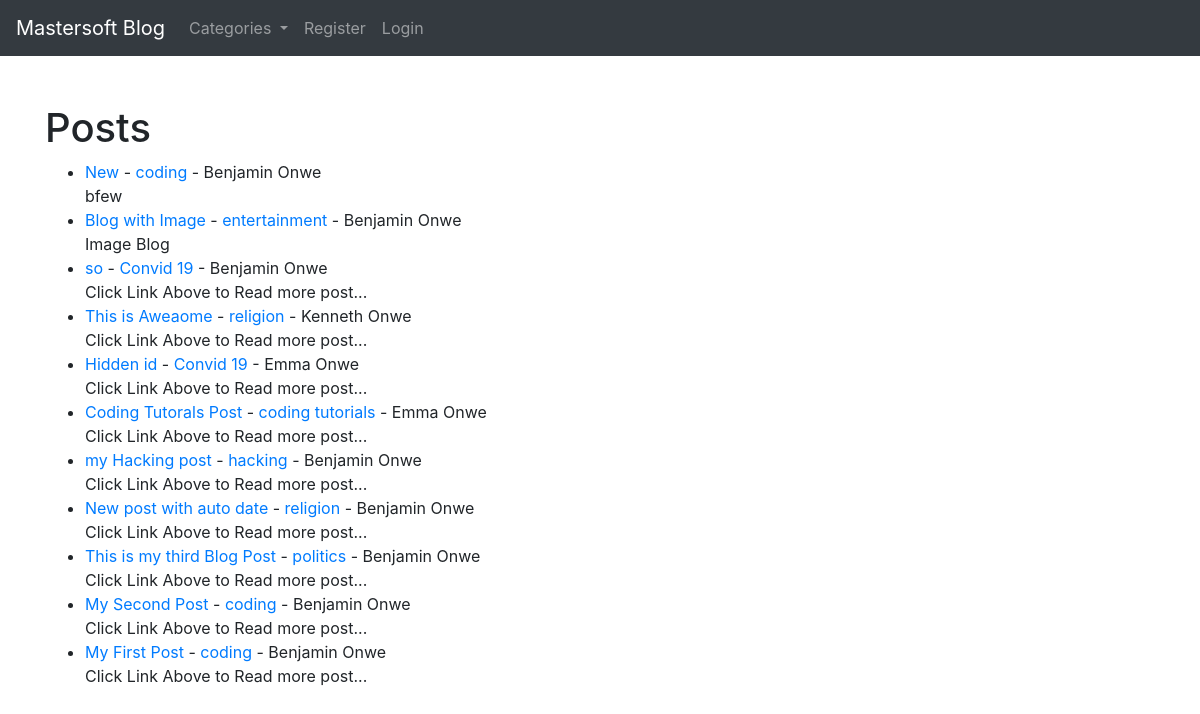
The page / on the database its author committed.
### theblog/models.py (models this page shows, shortened)
class Post(models.Model):
	title = models.CharField(max_length=255)
	header_image = models.ImageField(default='default.jpg', upload_to=settings.MEDIA_ROOT)
	title_tag = models.CharField(max_length=255)
	author = models.ForeignKey(User, on_delete=models.CASCADE)
	body = RichTextField(blank=True, null=True)
	post_date = models.DateField(auto_now_add=True)
	category = models.CharField(max_length=255, default='coding')
	snippet = models.CharField(max_length=255 )
	likes = models.ManyToManyField(User, related_name='blog_posts')

### theblog/views.py (the view)
# urls.py: path('', HomeView.as_view(), name="home"),
class HomeView(ListView):
	model = Post
	template_name = "theblog/home.html"
	ordering = ['-post_date','-id']
	def get_context_data(self, *args, **kwargs):
		cat_menu = Category.objects.all()
		context = super(HomeView, self).get_context_data(*args, **kwargs)
		context["cat_menu"] = cat_menu
		return context

### theblog/models.py (called while the page is built)
	def __str__(self):
		return self.name

### theblog/templates/theblog/home.html (shortened to what this page needs)
{% extends 'theblog/base.html' %}
{% block content %}
<br><br>
<h1>Posts</h1>
<ul>
{% for post in object_list %}
	<li> <a href="{% url 'article_details' post.pk %}">{{post.title}}</a> -
		<a href="{% url 'categoryview' post.category|slugify %}">{{post.category}}</a> - {{post.author.first_name}} {{post.author.last_name}}
		<br/>
	{{post.snippet}}
{% endfor %}
</ul>
{% endblock %}

### theblog/templates/theblog/base.html (shortened to what this page needs)
<!doctype html>
<html lang="en">
  <head>
    <link rel="stylesheet" href="https://stackpath.bootstrapcdn.com/bootstrap/4.5.2/css/bootstrap.min.css">
  </head>
  <body>
    {% include 'theblog/navbar.html' with values=cat_menu %}
    <div class="container">
       {% block content %}
       {% endblock %}
    </div>
  </body>
</html>

### theblog/templates/theblog/navbar.html (shortened to what this page needs)
<nav class="navbar navbar-expand-lg navbar-dark bg-dark">
  <a class="navbar-brand" href="{% url 'home' %}">Mastersoft Blog</a>
  <div class="collapse navbar-collapse" id="navbarSupportedContent">
    <ul class="navbar-nav mr-auto">
      {% if values %}
          <li class="nav-item dropdown">
            <a class="nav-link dropdown-toggle" href="#" id="navbarDropdown" role="button" data-toggle="dropdown" aria-haspopup="true" aria-expanded="false">
              Categories
            </a>
          </li>
      {% else %}
            <li class="nav-item active">
                  <a class="nav-link" href="{% url 'blog_category' %}">Categories </a>
            </li>
      {% endif %}
           {% if user.is_authenticated %}
           <li class="nav-item active">
                  <a class="nav-link" href="{% url 'add_post' %}">Add Blog </a>
            </li>
             <li class="nav-item active">
                  <a class="nav-link" href="{% url 'add_category' %}">Add Category </a>
            </li>
            <li class="nav-item">
                  <a class="nav-link" href="{% url 'logout' %}">Logout</a>
            </li>
                        </li>
              <li class="nav-item">
                <a class="nav-link" href="{% url 'edit_profile' %}">Profile</a>
            </li>
  <!--            <li class="nav-item">
                <a class="nav-link" href="{% url 'password_change' %}">Change Password</a>
            </li> -->
            {% else %}
            <li class="nav-item">
                  <a class="nav-link" href="{% url 'register' %}">Register</a>
            </li>
              <li class="nav-item">
                <a class="nav-link" href="{% url 'login' %}">Login</a>
            {% endif %}
      </ul>
  </div>
</nav>

### rows shown on the page
Post: title "New", category "coding", author.first_name "Benjamin", author.last_name "Onwe", snippet "bfew"
Post: title "Blog with Image", category "entertainment", author.first_name "Benjamin", author.last_name "Onwe", snippet "Image Blog"
Post: title "so", category "Convid 19", author.first_name "Benjamin", author.last_name "Onwe", snippet "Click Link Above to Read more post..."
Post: title "This is Aweaome", category "religion", author.first_name "Kenneth", author.last_name "Onwe", snippet "Click Link Above to Read more post..."
Post: title "Hidden id", category "Convid 19", author.first_name "Emma", author.last_name "Onwe", snippet "Click Link Above to Read more post..."
Post: title "Coding Tutorals Post", category "coding tutorials", author.first_name "Emma", author.last_name "Onwe", snippet "Click Link Above to Read more post..."
Post: title "my Hacking post", category "hacking", author.first_name "Benjamin", author.last_name "Onwe", snippet "Click Link Above to Read more post..."
Post: title "New post with auto date", category "religion", author.first_name "Benjamin", author.last_name "Onwe", snippet "Click Link Above to Read more post..."
Post: title "This is my third Blog Post", category "politics", author.first_name "Benjamin", author.last_name "Onwe", snippet "Click Link Above to Read more post..."
Post: title "My Second Post", category "coding", author.first_name "Benjamin", author.last_name "Onwe", snippet "Click Link Above to Read more post..."
Post: title "My First Post", category "coding", author.first_name "Benjamin", author.last_name "Onwe", snippet "Click Link Above to Read more post..."
